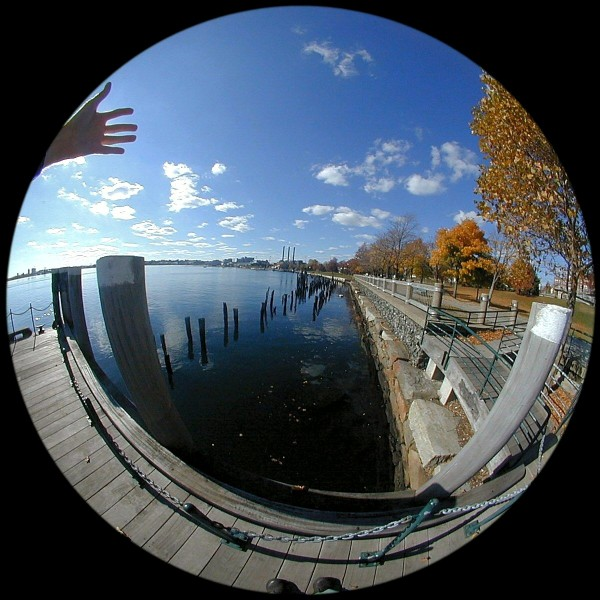
#> input picture Fisheye_photo-600x600.jpg, 600 x 600 px, found by its file name
$ python fish-eye-distortion-correct.py
#> lines starting #> are read from the running program, lines starting #| are printed output that depends on the picture
import math
from PIL import Image


im = Image.open("/Users/McInnis/Dropbox/Work in UK/Assignment/Fisheye_photo-600x600.jpg")
#> im is the input picture: PIL image 600x600 RGB; mean R, G, B 71.6, 81.9, 92.1
im.show()

width, high = im.size
#> width = 600; high = 600
sqrt_len = min(width, high)
#> sqrt_len = 600
im = im.transform((sqrt_len, sqrt_len),
                    Image.EXTENT,
                    ((width-sqrt_len)/2, (high-sqrt_len)/2,
                    sqrt_len+(width-sqrt_len)/2, sqrt_len+(high-sqrt_len)/2)
                    )
width = high = sqrt_len

idata = im.getdata()
odata = []

alpha = math.pi/2

out_high = round(high * math.tan(alpha/2))
#> out_high = 600
out_width = round(width * math.tan(alpha/2))
#> out_width = 600
out_radius = round(high * math.tan(alpha/2))
#> out_radius = 600
out_center_x = out_width / 2
#> out_center_x = 300
out_center_y = out_high / 2
#> out_center_y = 300

out_bl_x = 0
out_br_x = out_width - 1
#> out_br_x = 599
out_bt_y = 0
out_bb_y = out_high - 1
#> out_bb_y = 599

out_bl_cx = out_bl_x - out_center_x
#> out_bl_cx = -300
out_br_cx = out_br_x - out_center_x
#> out_br_cx = 299
out_bt_cy = out_bt_y - out_center_y
#> out_bt_cy = -300
out_bb_cy = out_bb_y - out_center_y
#> out_bb_cy = 299

src_radius = round(high * math.sin(alpha/2))
#> src_radius = 424
src_center_x = width / 2
src_center_y = high / 2

for i in range(0, high * width):
    ox = math.floor(i / out_width)
    oy = i % out_high

    cx = ox - out_center_x;
    cy = oy - out_center_y;

    out_distance = round(math.sqrt(pow(cx, 2) + pow(cy, 2)))
    theta = math.atan2(cy, cx)
    if (-math.pi/4 <= theta <= math.pi/4):
        bx = out_radius * math.cos(math.pi/4)
        by = bx * math.tan(theta)
    elif (math.pi/4 <= theta <= math.pi*3/4):
        by = out_radius * math.sin(math.pi/4)
        bx = by / math.tan(theta)
    elif (-math.pi*3/4 <= theta <= -math.pi/4):
        by = out_radius * math.sin(-math.pi/4)
        bx = by / math.tan(theta)
    else:
        bx = out_radius * math.cos(-math.pi*3/4)
        by = bx * math.tan(theta)


    bdy_distance = round(math.sqrt(pow(cx, 2) + pow(cy, 2)))
    src_distance = src_radius * bdy_distance / out_radius


    src_x = round(src_center_x + math.cos(theta) * src_distance)
    src_y = round(src_center_y + math.sin(theta) * src_distance)

    src_idx = src_x*width + src_y
    if(0 < src_idx < high*width):
        odata.append(idata[src_idx])
    else:
        odata.append((0,0,0))


om = Image.new("RGB", (high, width))
#> om: PIL image 600x600 RGB; every value is 0
om.putdata(odata)
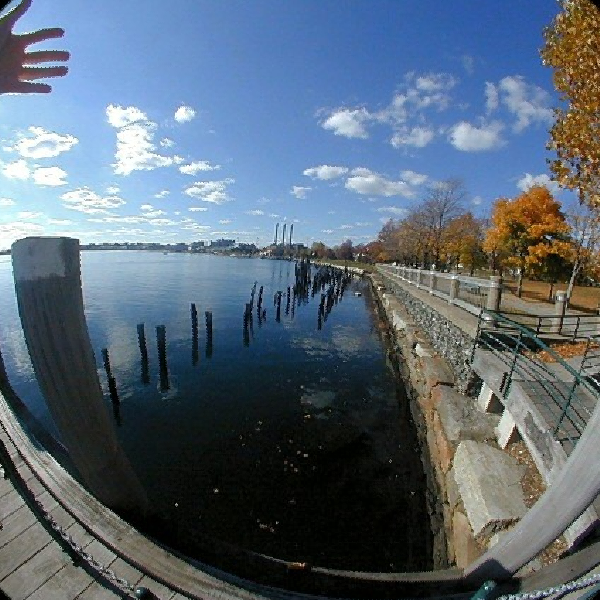
#> om: PIL image 600x600 RGB; mean R, G, B 90.1, 104.3, 118.4
om.show()

$ run again, with FWOO5.png saved as Fisheye_photo-600x600.jpg
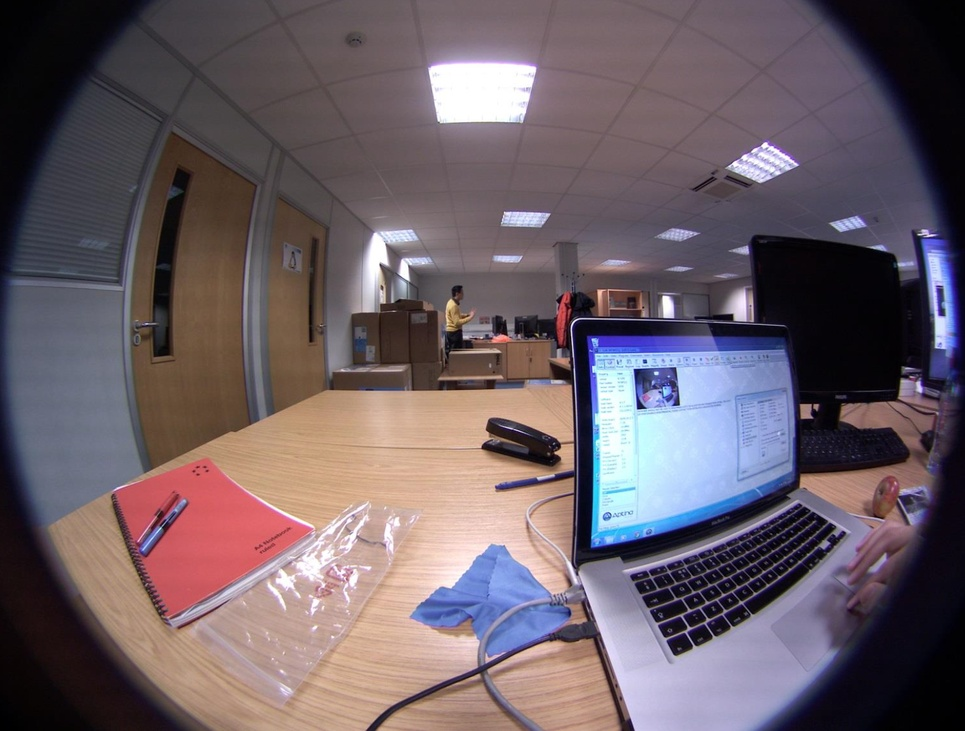
#> input picture FWOO5.png, 965 x 731 px, shrunk from 1546 x 1172 before the run, found by its file name
#> im is the input picture: PIL image 965x731 RGB; mean R, G, B 107.2, 94.2, 101.5
#> `im = im.transform((sqrt_len, sqrt_len), Image.EXTENT, ((width-sqrt_len..`:
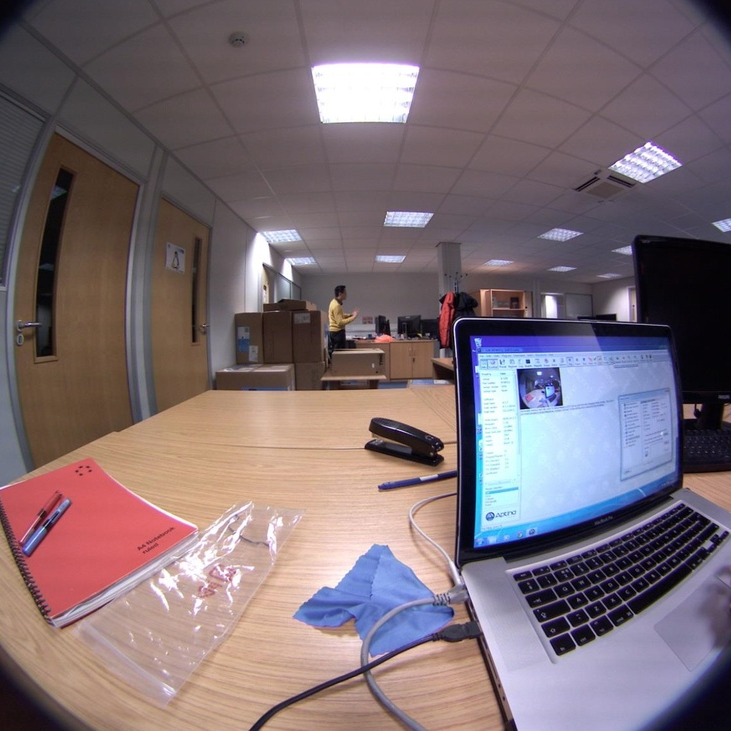
#> im: PIL image 731x731 RGB; mean R, G, B 125.3, 109.5, 115.5
#> `om.putdata(odata)`:
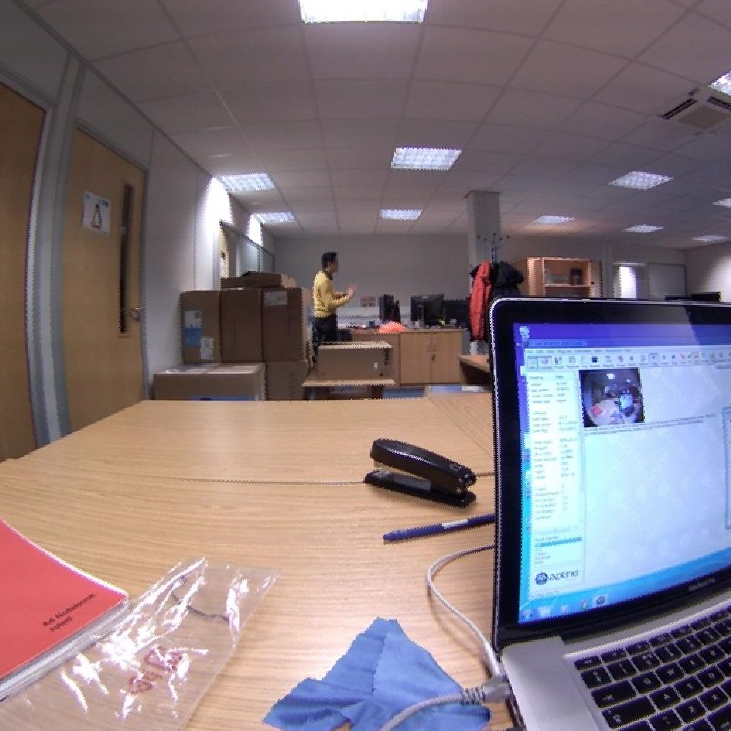
#> om: PIL image 731x731 RGB; mean R, G, B 133.1, 119.3, 125.1
